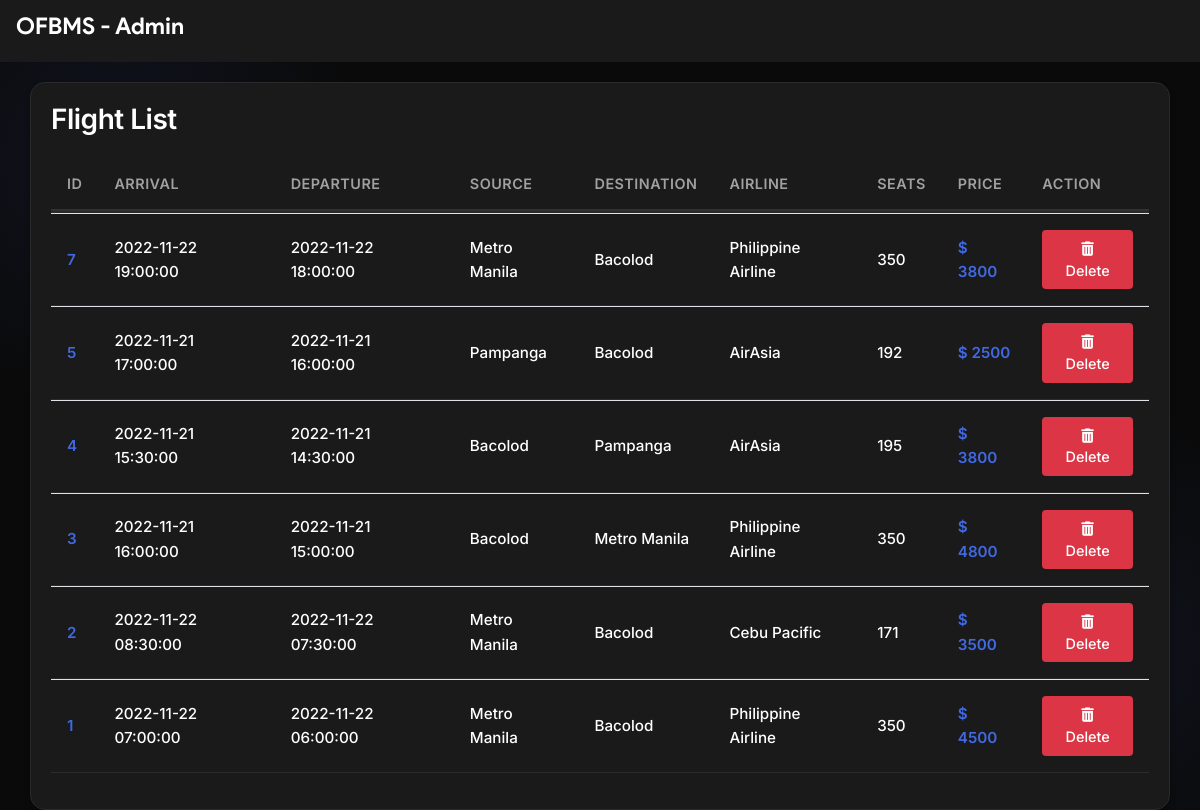
The app's page /admin/all_flights.php with its own data.
### tables this page shows
CREATE TABLE `flight` (
  `flight_id` int(11) NOT NULL,
  `admin_id` int(11) NOT NULL,
  `arrivale` datetime NOT NULL,
  `departure` datetime NOT NULL,
  `Destination` varchar(20) NOT NULL,
  `source` varchar(20) NOT NULL,
  `airline` varchar(20) NOT NULL,
  `Seats` varchar(110) NOT NULL,
  `duration` varchar(20) NOT NULL,
  `Price` int(11) NOT NULL,
  `status` varchar(20) NOT NULL,
  `issue` varchar(20) NOT NULL,
  `last_seat` varchar(30) NOT NULL DEFAULT '',
  `bus_seats` int(11) NOT NULL DEFAULT '20',
  `last_bus_seat` varchar(30) NOT NULL DEFAULT ''
);

### admin/all_flights.php (the view, shortened to what this page needs)
<?php include_once 'header.php'; ?>
<?php include_once 'footer.php';
require '../helpers/init_conn_db.php';?>
<link rel="stylesheet" href="../assets/css/admin.css">
<main>
  <div class="container mt-0">
    <div class="row">
      <div class="flights-list col-md-12">
        <h2>Flight List</h2>
        <table class="table">
          <thead>
            <tr>
              <th>ID</th>
              <th>Arrival</th>
              <th>Departure</th>
              <th>Source</th>
              <th>Destination</th>
              <th>Airline</th>
              <th>Seats</th>
              <th>Price</th>
              <th>Action</th>
            </tr>
          </thead>
          <tbody>
            <?php
            $sql = 'SELECT * FROM Flight ORDER BY flight_id DESC';
            $stmt = mysqli_stmt_init($conn);
            mysqli_stmt_prepare($stmt,$sql);
            mysqli_stmt_execute($stmt);
            $result = mysqli_stmt_get_result($stmt);
            while ($row = mysqli_fetch_assoc($result)) {
              echo '<tr>
                <td>
                  <a href="pass_list.php?flight_id='.$row['flight_id'].'" class="flight-link">
                    '.$row['flight_id'].'
                  </a>
                </td>
                <td>'.$row['arrivale'].'</td>
                <td>'.$row['departure'].'</td>
                <td>'.$row['source'].'</td>
                <td>'.$row['Destination'].'</td>
                <td>'.$row['airline'].'</td>
                <td>'.$row['Seats'].'</td>
                <td><span class="price">$ '.$row['Price'].'</span></td>
                <td>
                  <form action="all_flights.php" method="post">
                    <input type="hidden" name="flight_id" value="'.$row['flight_id'].'">
                    <button type="submit" name="del_flight" class="btn btn-danger">
                      <i class="fa fa-trash"></i> Delete
                    </button>
                  </form>
                </td>
              </tr>';
            }
            ?>
          </tbody>
        </table>
      </div>
    </div>
  </div>
</main>

### admin/header.php (shortened to what this page needs)
<!doctype html>
<html lang="en">
    <head>
        <link rel="stylesheet" href="https://stackpath.bootstrapcdn.com/font-awesome/4.7.0/css/font-awesome.min.css">
        <link rel="stylesheet" href="https://stackpath.bootstrapcdn.com/bootstrap/4.5.2/css/bootstrap.min.css">
        <link rel="stylesheet" href="../assets/css/admin.css">
    </head>
    <body>
        <nav class="navbar navbar-custom navbar-expand-lg navbar-dark">
          <a class="navbar-brand text-light" href="index.php"><h4>OFBMS - Admin</h4></a>
    </nav>

### admin/footer.php (shortened to what this page needs)
  </body>
</html>

### assets/css/admin.css (style rules this page uses)
:root { --primary-bg: #0a0a0a; --secondary-bg: #1a1a1a; --accent-blue: #4169E1; --text-primary: #ffffff; --text-secondary: #a0a0a0; --border-color: #2a2a2a; --success-color: #28a745; --warning-color: #ffc107; --danger-color: #dc3545; --card-shadow: 0 4px 6px rgba(0, 0, 0, 0.3); --hover-shadow: 0 6px 12px rgba(0, 0, 0, 0.4); }
body { background-color: var(--primary-bg); background-image: radial-gradient(circle at 10% 20%, rgba(65, 105, 225, 0.1) 0%, transparent 20%), radial-gradient(circle at 90% 80%, rgba(65, 105, 225, 0.1) 0%, transparent 20%); color: var(--text-primary); font-family: 'Segoe UI', Tahoma, Geneva, Verdana, sans-serif; line-height: 1.6; margin: 0; padding: 0; min-height: 100vh; }
.table { color: var(--text-primary); width: 100%; border-collapse: separate; border-spacing: 0; }
.table thead th { background-color: var(--accent-blue); border: none; color: white; padding: 15px; font-weight: 600; text-transform: uppercase; font-size: 0.9rem; letter-spacing: 0.5px; position: relative; }
.table thead th::after { content: ''; position: absolute; bottom: 0; left: 0; right: 0; height: 2px; background: rgba(255, 255, 255, 0.1); }
.table tbody tr { transition: all 0.3s ease; border-bottom: 1px solid var(--border-color); }
.table td { padding: 15px; vertical-align: middle; }
a { color: var(--accent-blue); text-decoration: none; transition: all 0.3s ease; position: relative; }
a::after { content: ''; position: absolute; bottom: -2px; left: 0; width: 0; height: 2px; background: var(--accent-blue); transition: width 0.3s ease; }

### admin/header.php (style rules this page uses)
.navbar-custom { background-color: var(--secondary-bg); font-family: 'product sans', cursive; }
h4 { font-size: 23px !important; color: var(--text-primary); }

### admin/all_flights.php (style rules this page uses)
body { background-color: var(--primary-bg); font-family: 'Inter', sans-serif; }
.flights-list { background-color: var(--secondary-bg); border-radius: 15px; padding: 20px; margin-top: 20px; box-shadow: var(--card-shadow); border: 1px solid var(--border-color); }
.flights-list h2 { color: var(--text-primary); margin-bottom: 20px; font-weight: 600; font-size: 1.75rem; letter-spacing: -0.5px; }
.table { color: var(--text-primary); font-size: 0.95rem; }
.table thead th { background-color: var(--secondary-bg); color: var(--text-secondary); border-bottom: 2px solid var(--border-color); font-weight: 600; font-size: 0.9rem; text-transform: uppercase; letter-spacing: 0.5px; padding: 1rem; }
.table td { border-bottom: 1px solid var(--border-color); padding: 1rem; font-weight: 500; vertical-align: middle; }
.btn-danger { background-color: var(--danger); border: none; transition: all 0.3s ease; font-weight: 500; font-size: 0.9rem; padding: 0.5rem 1rem; }
.flight-link { color: var(--accent-blue); text-decoration: none; transition: color 0.3s ease; font-weight: 600; }
.price { font-weight: 600; color: var(--accent-blue); }

### records on screen
flight: flight_id "7", arrivale "2022-11-22 19:00:00", departure "2022-11-22 18:00:00", source "Metro Manila", Destination "Bacolod", airline "Philippine Airline", Seats "350", Price "3800"
flight: flight_id "5", arrivale "2022-11-21 17:00:00", departure "2022-11-21 16:00:00", source "Pampanga", Destination "Bacolod", airline "AirAsia", Seats "192", Price "2500"
flight: flight_id "4", arrivale "2022-11-21 15:30:00", departure "2022-11-21 14:30:00", source "Bacolod", Destination "Pampanga", airline "AirAsia", Seats "195", Price "3800"
flight: flight_id "3", arrivale "2022-11-21 16:00:00", departure "2022-11-21 15:00:00", source "Bacolod", Destination "Metro Manila", airline "Philippine Airline", Seats "350", Price "4800"
flight: flight_id "2", arrivale "2022-11-22 08:30:00", departure "2022-11-22 07:30:00", source "Metro Manila", Destination "Bacolod", airline "Cebu Pacific", Seats "171", Price "3500"
flight: flight_id "1", arrivale "2022-11-22 07:00:00", departure "2022-11-22 06:00:00", source "Metro Manila", Destination "Bacolod", airline "Philippine Airline", Seats "350", Price "4500"
